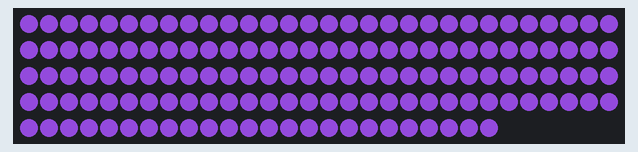
Recording of a sketch running on a simulated Arduino Uno, built with avr-gcc and run on an emulated ATmega328P. On the bench: 144 RGB LEDs in strip order, left to right, continuing on the next row. Dim RGB values are drawn brighter than linear.

Above: at 0.1 s.

The sketch:

led_hardcode.ino
```cpp
#include <FastLED.h>

#define LED_PIN     7
#define NUM_LEDS    144
#define  RED 100
#define  BLUE 150
#define  GREEN 50

CRGB leds[NUM_LEDS];

void setup() {
    FastLED.addLeds<WS2812, LED_PIN, GRB>(leds, NUM_LEDS);
}

void loop() {
    for (int ledIndex = 0; ledIndex < NUM_LEDS; ledIndex +=1 ) {
        leds[ledIndex] = CRGB(RED,    GREEN, BLUE);
    }
    FastLED.show();
    delay(1000);
}
```
